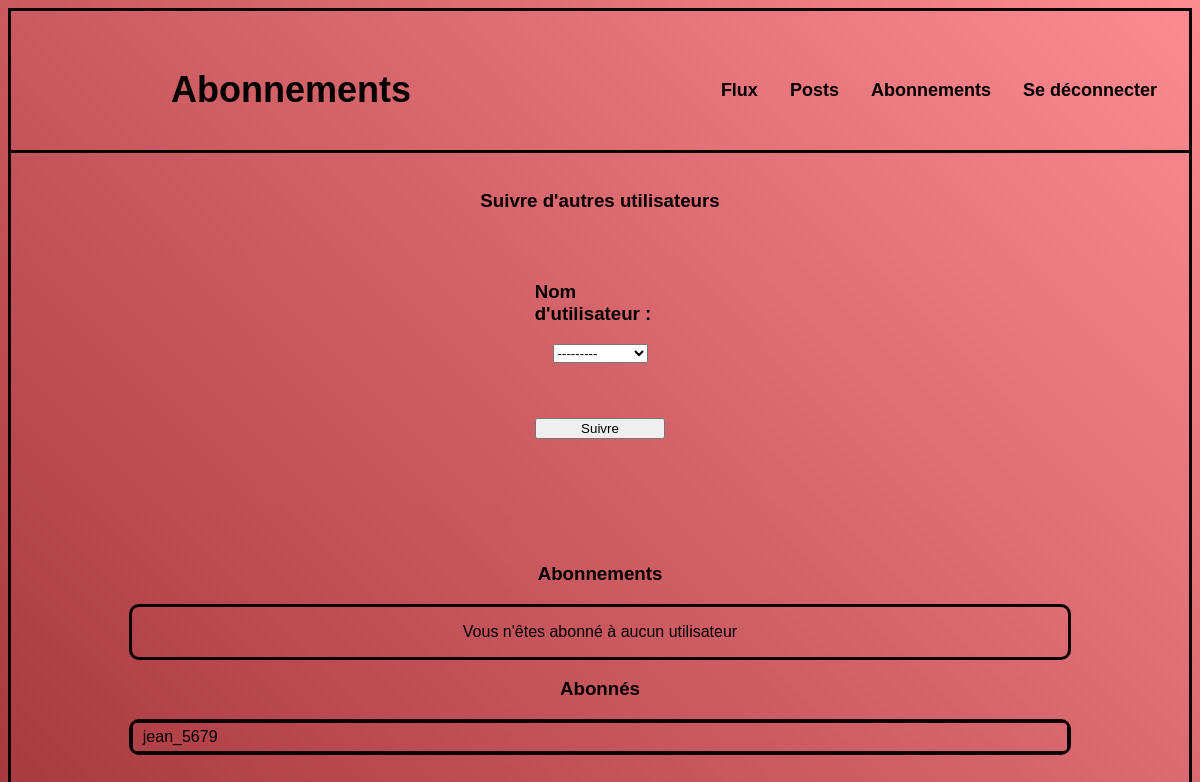
/review/subscription (signed in), run on an earlier commit of the app's database.
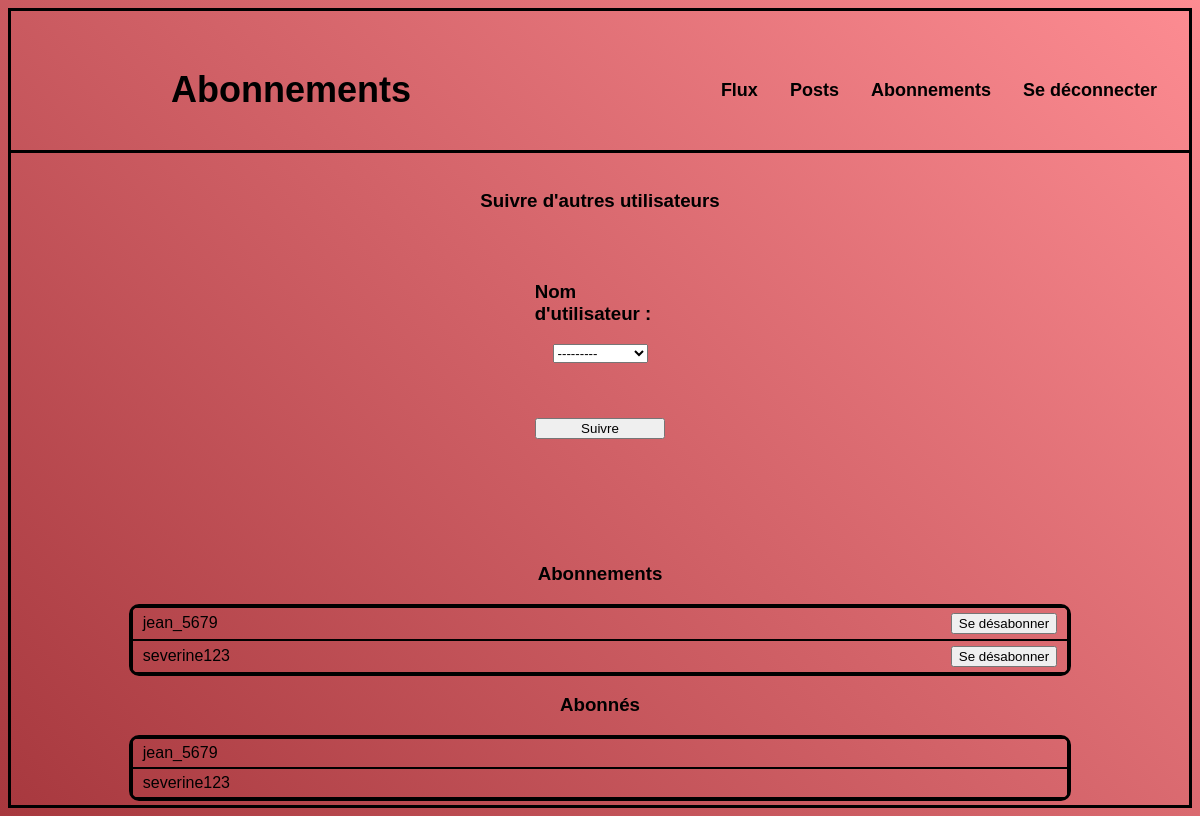
And on a later commit of the database.
### review/models.py (models this page shows)
class UserFollows(models.Model):
    user = models.ForeignKey(to=settings.AUTH_USER_MODEL, on_delete=models.CASCADE, related_name='following',
                             null=True, blank=True)
    followed_user = models.ForeignKey(to=settings.AUTH_USER_MODEL, on_delete=models.CASCADE,
                                      related_name='followed_by', null=True, blank=True)
    class Meta:
        unique_together = ('user', 'followed_user', )

### review/views.py (the view, shortened to what this page needs)
# urls.py: path('subscription', views.subscription, name='subscription'),
def subscription(request):
    user = request.user
    if user.is_active:
        if request.method == 'GET':
            form = UserFollowsForm()
            user_follows = UserFollows.objects.filter(user=request.user)
            followers = UserFollows.objects.filter(followed_user=request.user)
            infos = {'page_title': 'Abonnements', 'user_follows': user_follows, 'followers': followers, 'form': form}
            return render(request, 'review/subscription.html', infos)
    else:
        return redirect(connexion)

### review/forms.py
class UserFollowsForm(ModelForm):
    class Meta:
        model = UserFollows
        fields = ['followed_user']
        labels = {'followed_user': "Nom d'utilisateur :"}

### review/templates/review/subscription.html (shortened to what this page needs)
{% extends "review/base.html" %}
{% block title %}
<div class="">
    <ul class="header nav-list">
        <li class="nav-item"><h1>{{ page_title }}</h1></li>
        <li class="nav-item"><a href="{% url 'flux' %}">Flux</a></li>
        <li class="nav-item"><a href="{% url 'personal_posts' %}">Posts</a></li>
        <li class="nav-item"><a href="{% url 'subscription' %}">Abonnements</a></li>
        <li class="nav-item"><a href="{% url 'logout' %}">Se déconnecter</a></li>
    </ul>
</div>
{% endblock %}
{% block contenu %}
<div class="column-container">
    <h3>Suivre d'autres utilisateurs</h3>
    <div class="search row-container">
        <form method="post" enctype='multipart/form-data'>
            {% for field in form %}
            <p>
                <h3>{{field.label}}</h3>
                {{field}}
                <br>
            </p>
            <input class="element" type="submit" value="Suivre">
            {% endfor %}
        </form>
    </div>
    <h3>Abonnements</h3>
    <div class="subscriptions column-container">
        {% if user_follows %}
            {% for user_follow in user_follows %}
                <div class="row-container table">
                    <div class="element left">{{ user_follow.followed_user }}</div>
                    <button class="element right" type="submit"><a href="{% url 'unsubscribe' followed_user_id=user_follow.followed_user_id %}">Se désabonner</a></button>
                </div>
            {% endfor %}
        {% else %}
        <p>Vous n'êtes abonné à aucun utilisateur</p>
        {% endif %}
    </div>
    <h3>Abonnés</h3>
    <div class="subscribers column-container">
        {% if followers %}
            {% for follower in followers %}
            <div class="row-container table">
                <div class="element left">{{ follower.user }}</div>
            </div>
            {% endfor %}
        {% else %}
        <p>Personne ne suit votre profil</p>
        {% endif %}
    </div>
</div>
{% endblock %}

What changed in the data, as far as the page shows it:
added UserFollows: followed_user "jean_5679", shown under "Abonnements"
added UserFollows: followed_user "severine123", shown under "Abonnements"
added UserFollows: user "severine123", shown under "Abonnés"
Also different on the page:
text no longer shown: "Vous n'êtes abonné à aucun utilisateur"
